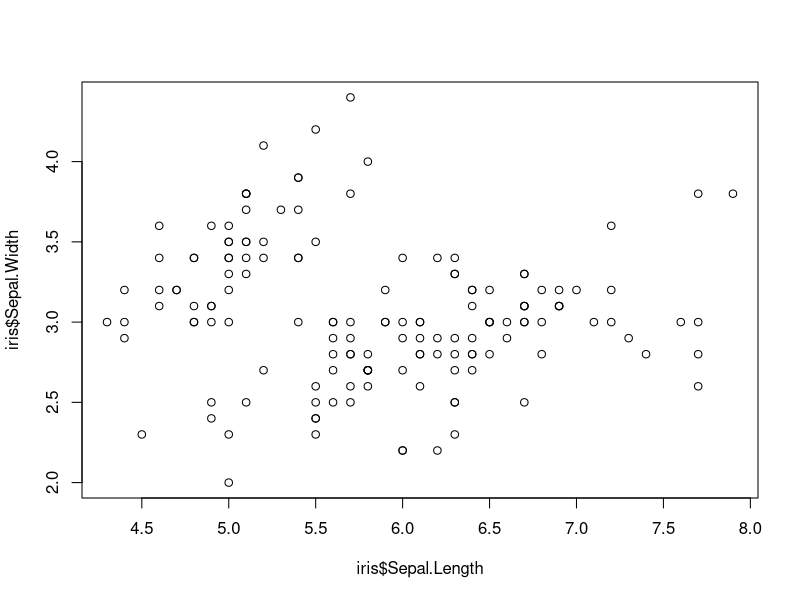
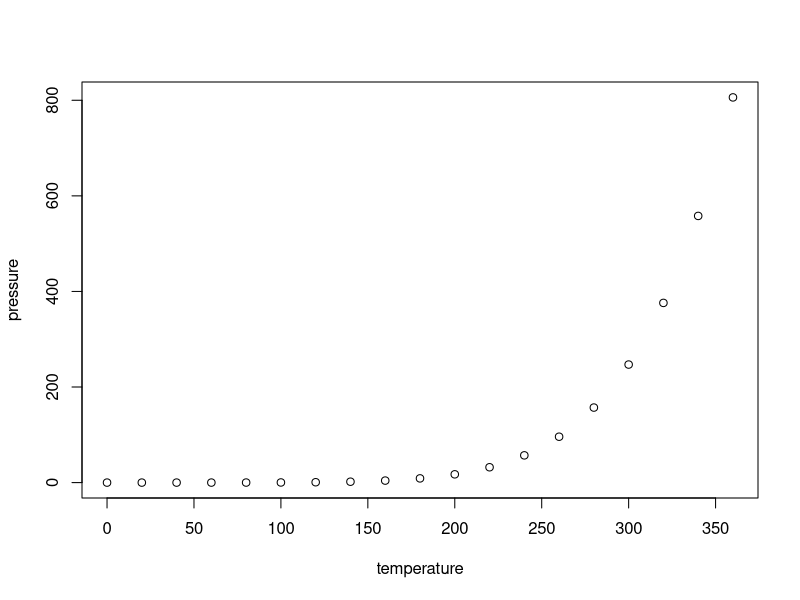

The R script that drew these images, in order:
## ---- chunk 1
knitr::opts_chunk$set(echo = TRUE)
## ---- chunk 2
data = iris
plot(x = iris$Sepal.Length, y = iris$Sepal.Width)
## ---- chunk 3
plot(pressure)
